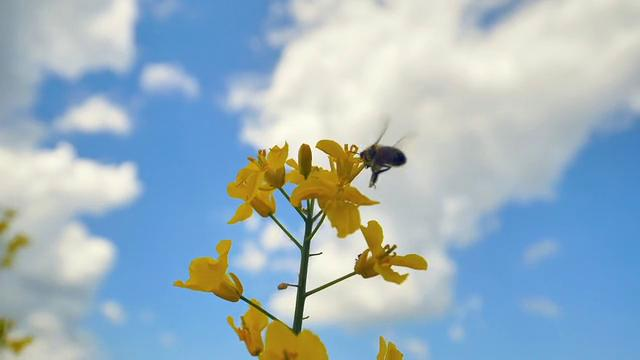
#> input picture render/bee1.jpg, 640 x 360 px
$ python -i sketchy.py   (imports and definitions only)
#> lines starting #> are read from the running program, lines starting #| are printed output that depends on the picture
#> further down, picture is the input picture: shape (360, 640, 3); mean B, G, R 191.6, 179.3, 157.4
#!/usr/bin/env python
# -*- coding: utf-8 -*-

from moviepy.editor import *
import numpy as np
import cv2

# https://towardsdatascience.com/generate-pencil-sketch-from-photo-in-python-7c56802d8acb


def sketch_img(img):
    k_size = 7

    # Convert to Grey Image
    grey_img = cv2.cvtColor(img, cv2.COLOR_BGR2GRAY)
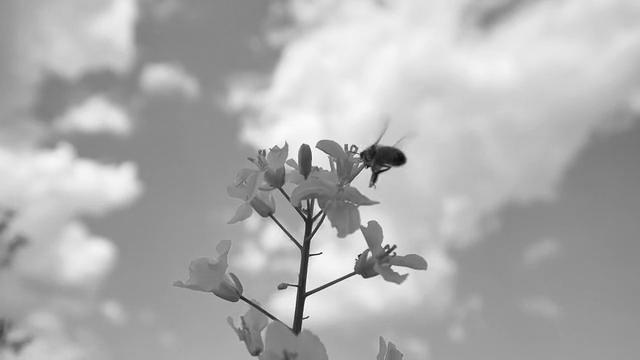
#> grey_img: shape (360, 640); min 9, max 254, mean 174.2

    # Invert Image
    invert_img = cv2.bitwise_not(grey_img)
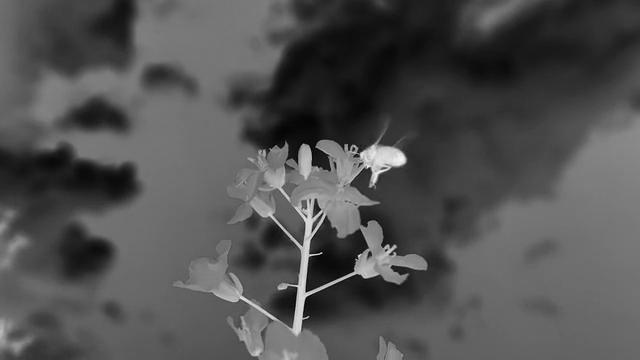
#> invert_img: shape (360, 640); min 1, max 246, mean 80.8

    # Blur image
    blur_img = cv2.GaussianBlur(invert_img, (k_size,k_size),0)

    # Invert Blurred Image
    invblur_img = cv2.bitwise_not(blur_img)

    # Sketch Image
    return cv2.divide(grey_img, invblur_img, scale=256.0)
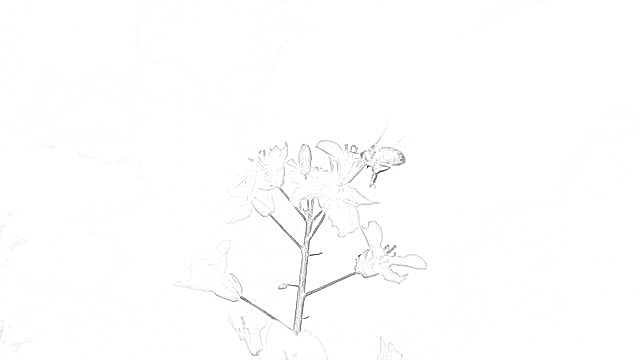
#> returned value: shape (360, 640); min 30, max 255, mean 253.6


def sketchy(clip):
    return clip.fl_image(sketch_img)


def main(argv):
    clip = sketchy(VideoFileClip(argv[0]))
    clip.write_gif(argv[1], fps=5)


# [2 lines not run here, left out]

>>> import cv2
>>> picture = cv2.imread('../render/bee1.jpg')
>>> result = sketch_img(picture)

$ run again, on render/cartoonify.gif.jpg
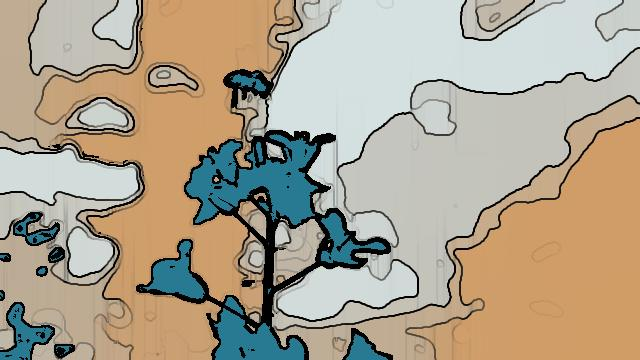
#> input picture render/cartoonify.gif.jpg, 640 x 360 px
#> picture is the input picture: shape (360, 640, 3); mean B, G, R 144.7, 163.8, 174.8
#> in sketch_img, `invblur_img = cv2.bitwise_not(blur_img)`:
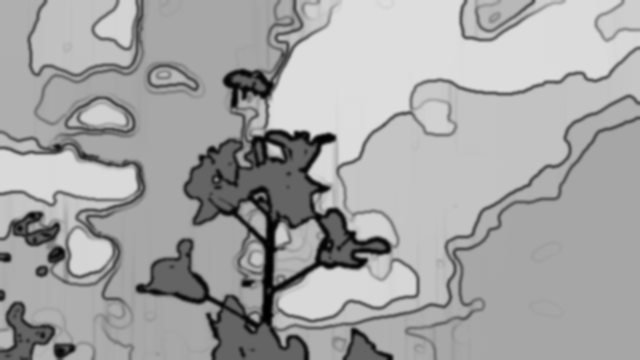
#> invblur_img: shape (360, 640); min 0, max 223, mean 164.9
#> in sketch_img, `return cv2.divide(grey_img, invblur_img, scale=256.0)`:
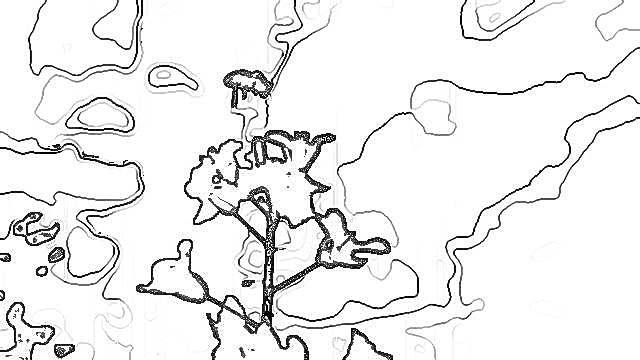
#> returned value: shape (360, 640); min 0, max 255, mean 237.4

$ run again, on render/crossfade.gif.jpg
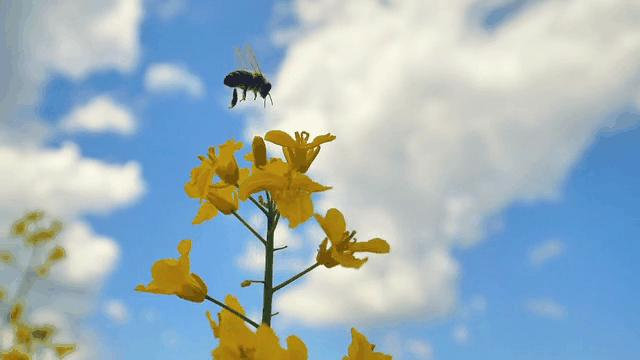
#> input picture render/crossfade.gif.jpg, 640 x 360 px
#> picture is the input picture: shape (360, 640, 3); mean B, G, R 188.6, 179.6, 159.6
#> in sketch_img, `invert_img = cv2.bitwise_not(grey_img)`:
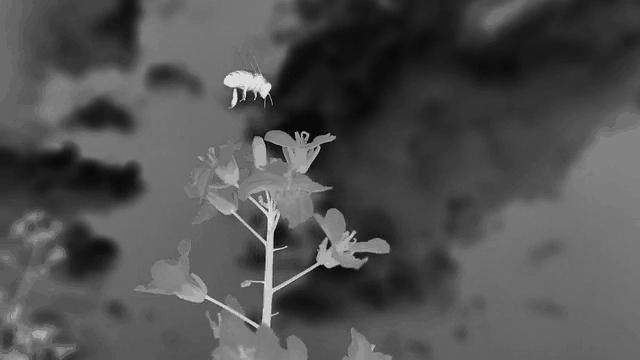
#> invert_img: shape (360, 640); min 0, max 241, mean 80.3
#> in sketch_img, `return cv2.divide(grey_img, invblur_img, scale=256.0)`:
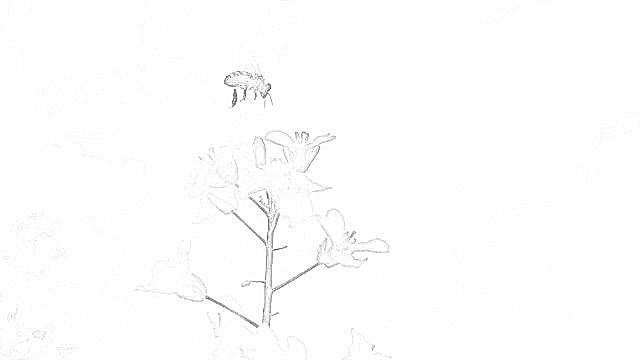
#> returned value: shape (360, 640); min 41, max 255, mean 253.6
